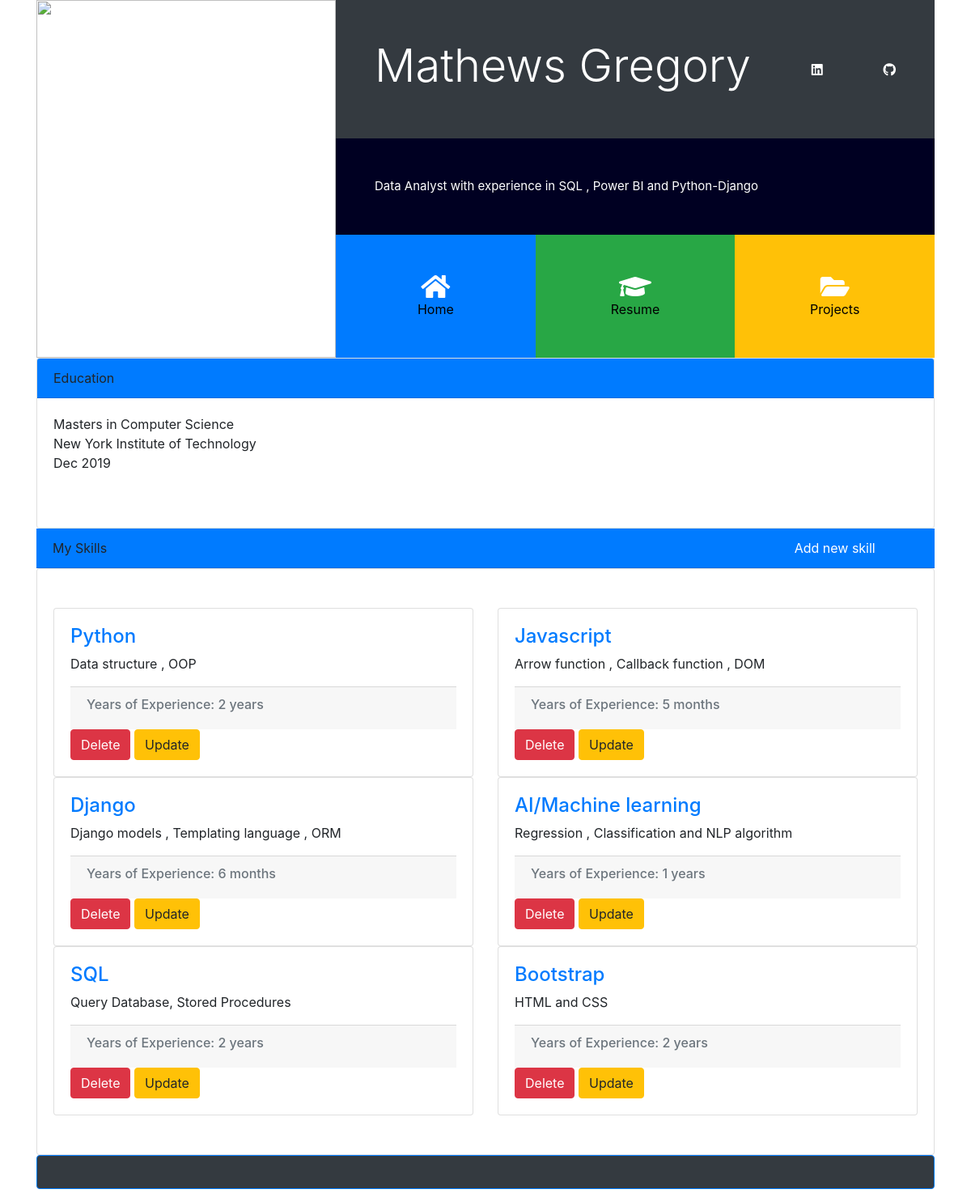
/, run on an earlier commit of the app's database.
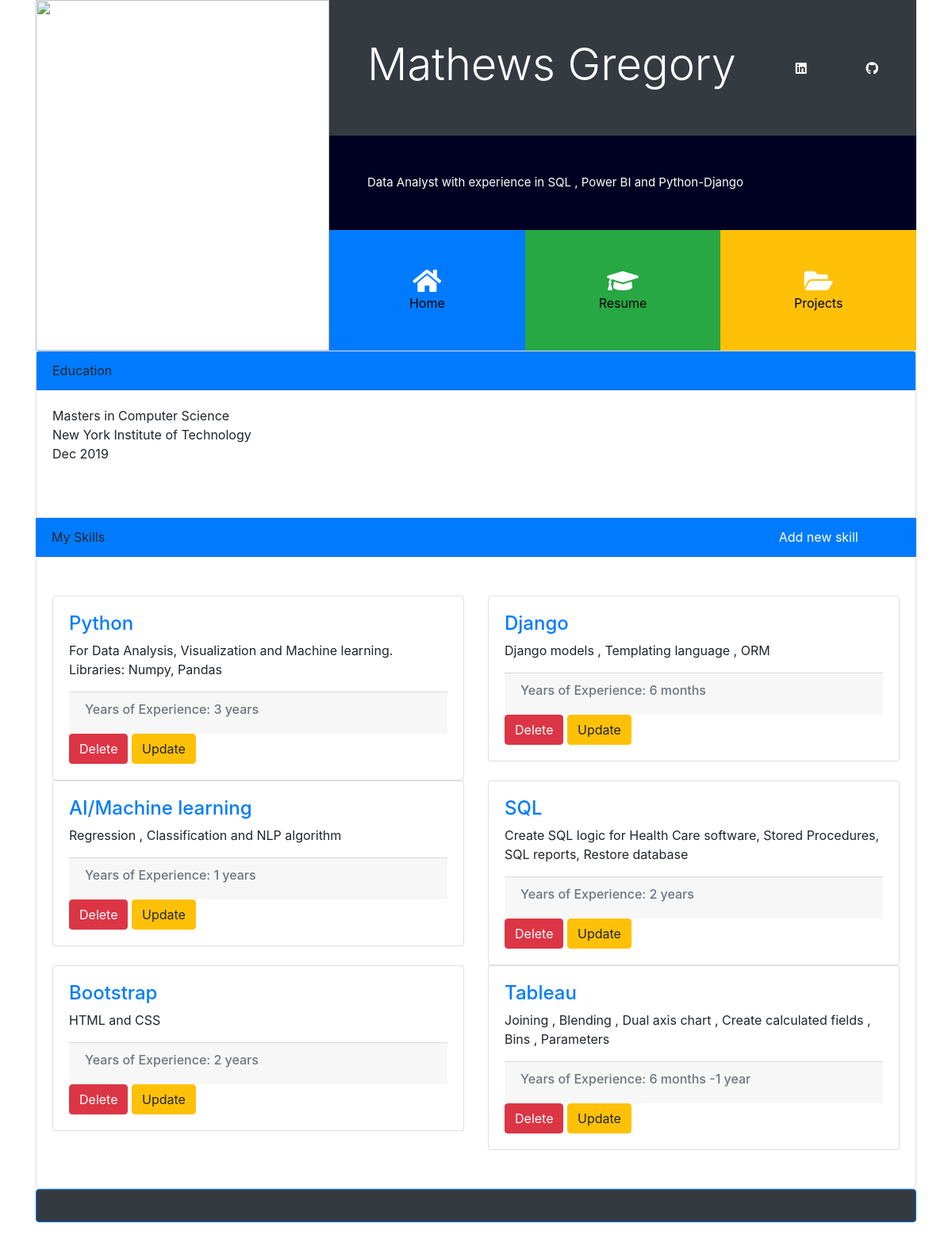
And on a later commit of the database.
### portfolio/models.py (models this page shows, shortened)
class Education (models.Model):
    Degree = models.CharField(max_length=100)
    university = models.CharField(max_length=100)
    Graduation_year = models.CharField(max_length=50)

class Skills (models.Model):
    skill = models.CharField(max_length = 50)
    years = models.CharField(max_length = 50)
    tools = models.TextField(max_length=100 , blank = True , null = True)

### portfolio/views.py (the view)
# urls.py: 2. Add a URL to urlpatterns:  path('', views.home, name='home')
def home(request):
    projects = Project.objects.all()
    skills = Skills.objects.all()
    education = Education.objects.all()
    return render(request , 'portfolio/home.html' , {'projects' : projects , 'skills' : skills , 'education':education})

### portfolio/templates/portfolio/home.html (shortened to what this page needs)
{% extends 'portfolio/basetemplate.html'%}
{% block content %}
{% load static %}
 <link href="{% static 'portfolio/custom.css' %}" rel="stylesheet">
 <div id="home" class="collapse show">
      <div class="card">
            {% for edu in education %}
                    <div class="card-header bg-primary">
                      Education
                    </div>
                    <div class="card-body">
                        <div class="card-text">
                           <p>  {{ edu.Degree}} <br>
                                {{ edu.university}}  <br>
                                {{ edu.Graduation_year}}   <br>
                            </p>
                        </div>
                    </div>
             {% endfor %}
          <div class="container">
              <div class="row mb-2">
                  <div class="col-md-2">
                  </div>
              </div>
          </div>
      </div>
        <div class="card-header bg-primary">
              <div class="row">
                   <div class="col-md-10">
                      My Skills
                   </div>
                   <div class="col-md-2">
                       <a href ="{% url 'portfolio:create_item'  %}" class="text-white">Add new skill </a>
                   </div>
              </div>
        </div>
      <div class="card card-body py-5">
            <div class="row">
                {% for skill in skills %}
                   <div class="col-lg-6">
                           <div class="card-deck">
                               <div class="card">
                                    <div class="card-body">
                                      <h4 class="card-text text-primary" >{{ skill.skill}}</h4>
                                      <p class="card-text" > {{skill.tools}}</p>
                                           <div class="card-footer">
                                                <h6 class="text-muted">
                                                 Years of Experience:     {{ skill.years }}
                                                </h6>
                                           </div>
                                       <a class ="btn btn-danger" href ="{% url 'portfolio:delete_skill' skill.id %}"  role="button" >Delete </a>
                                         <a class ="btn btn-warning" href ="{% url 'portfolio:update_skill' skill.id %}" role="button" > Update </a>
                                    </div>
                               </div>
                           </div>
                    </div>
                {% endfor %}
            </div>
      </div>
</div>
{% endblock %}

What changed in the data, as far as the page shows it:
removed Skills: skill "Javascript", tools "Arrow function , Callback function , DOM", years "5 months"
changed Skills "Python": tools "Data structure , OOP" → "For Data Analysis, Visualization and Machine learning. Libraries: Numpy, Pandas"; years "2 years" → "3 years"
changed Skills "SQL": tools "Query Database, Stored Procedures" → "Create SQL logic for Health Care software, Stored Procedures, SQL reports, Restore database"
added Skills: skill "Tableau", tools "Joining , Blending , Dual axis chart , Create calculated fields , Bins , Parameters", years "6 months -1 year"
